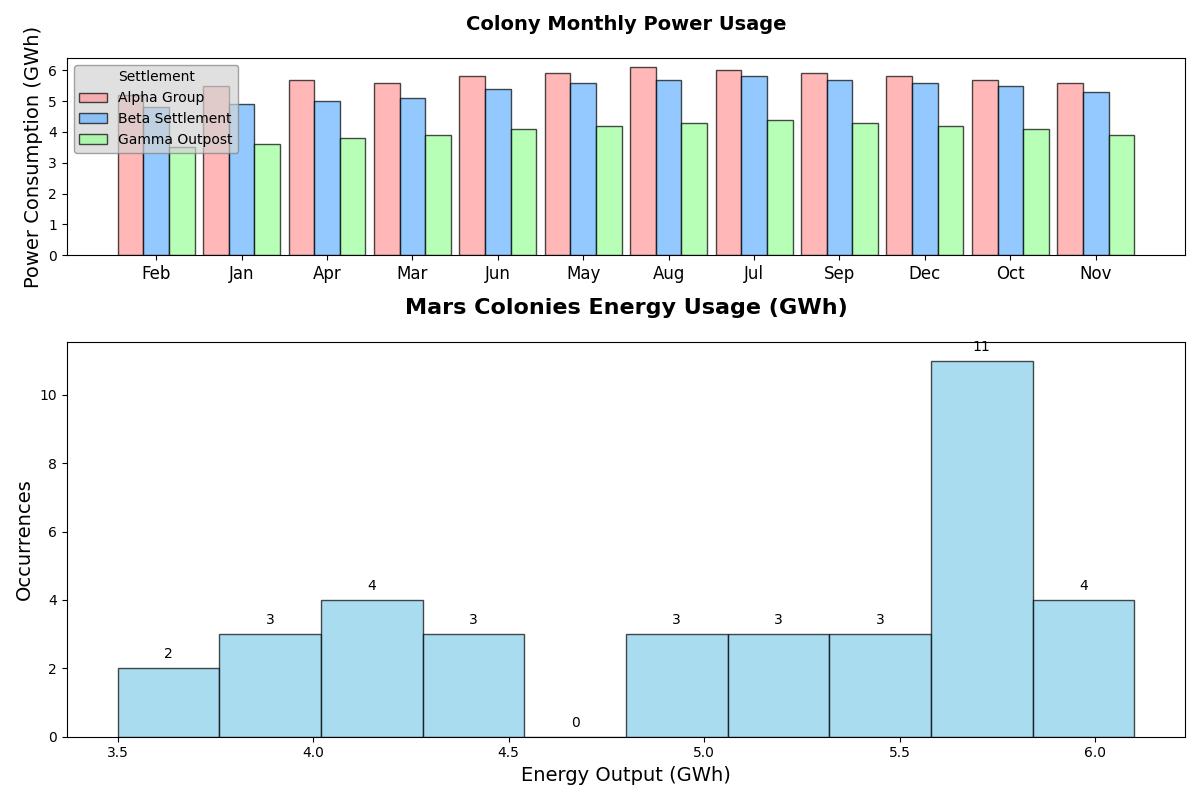

Reproduce this figure in Python.
import matplotlib.pyplot as plt
import numpy as np

months = ['Feb', 'Jan', 'Apr', 'Mar', 'Jun', 'May', 'Aug', 'Jul', 'Sep', 'Dec', 'Oct', 'Nov']
colony_alpha = [5.2, 5.5, 5.7, 5.6, 5.8, 5.9, 6.1, 6.0, 5.9, 5.8, 5.7, 5.6]
colony_beta = [4.8, 4.9, 5.0, 5.1, 5.4, 5.6, 5.7, 5.8, 5.7, 5.6, 5.5, 5.3]
colony_gamma = [3.5, 3.6, 3.8, 3.9, 4.1, 4.2, 4.3, 4.4, 4.3, 4.2, 4.1, 3.9]

fig, axs = plt.subplots(2, 1, figsize=(12, 8), gridspec_kw={'height_ratios': [1, 2]})

ax1 = axs[1]
data = list(colony_alpha + colony_beta + colony_gamma)
n, bins, patches = ax1.hist(data, bins=10, edgecolor='black', color='skyblue', alpha=0.7)
ax1.set_title('Mars Colonies Energy Usage (GWh)', fontsize=16, fontweight='bold', pad=20)
ax1.set_xlabel('Energy Output (GWh)', fontsize=14)
ax1.set_ylabel('Occurrences', fontsize=14)

for count, rect in zip(n, patches):
    height = rect.get_height()
    ax1.annotate(f'{int(count)}', xy=(rect.get_x() + rect.get_width() / 2, height),
                 xytext=(0, 5), textcoords='offset points', ha='center', va='bottom', fontsize=10)

ax2 = axs[0]
width = 0.3
months_indices = np.arange(len(months))

ax2.bar(months_indices - width, colony_alpha, width, label='Alpha Group', edgecolor='black', color='#FF9999', alpha=0.7)
ax2.bar(months_indices, colony_beta, width, label='Beta Settlement', edgecolor='black', color='#66B3FF', alpha=0.7)
ax2.bar(months_indices + width, colony_gamma, width, label='Gamma Outpost', edgecolor='black', color='#99FF99', alpha=0.7)

ax2.set_title('Colony Monthly Power Usage', fontsize=14, fontweight='bold', pad=20)
ax2.set_xticks(months_indices)
ax2.set_xticklabels(months, fontsize=12)
ax2.set_ylabel('Power Consumption (GWh)', fontsize=14)
ax2.legend(title='Settlement', loc='upper left', fontsize=10, edgecolor='gray', facecolor='lightgrey', framealpha=0.7)

plt.tight_layout()
plt.show()
